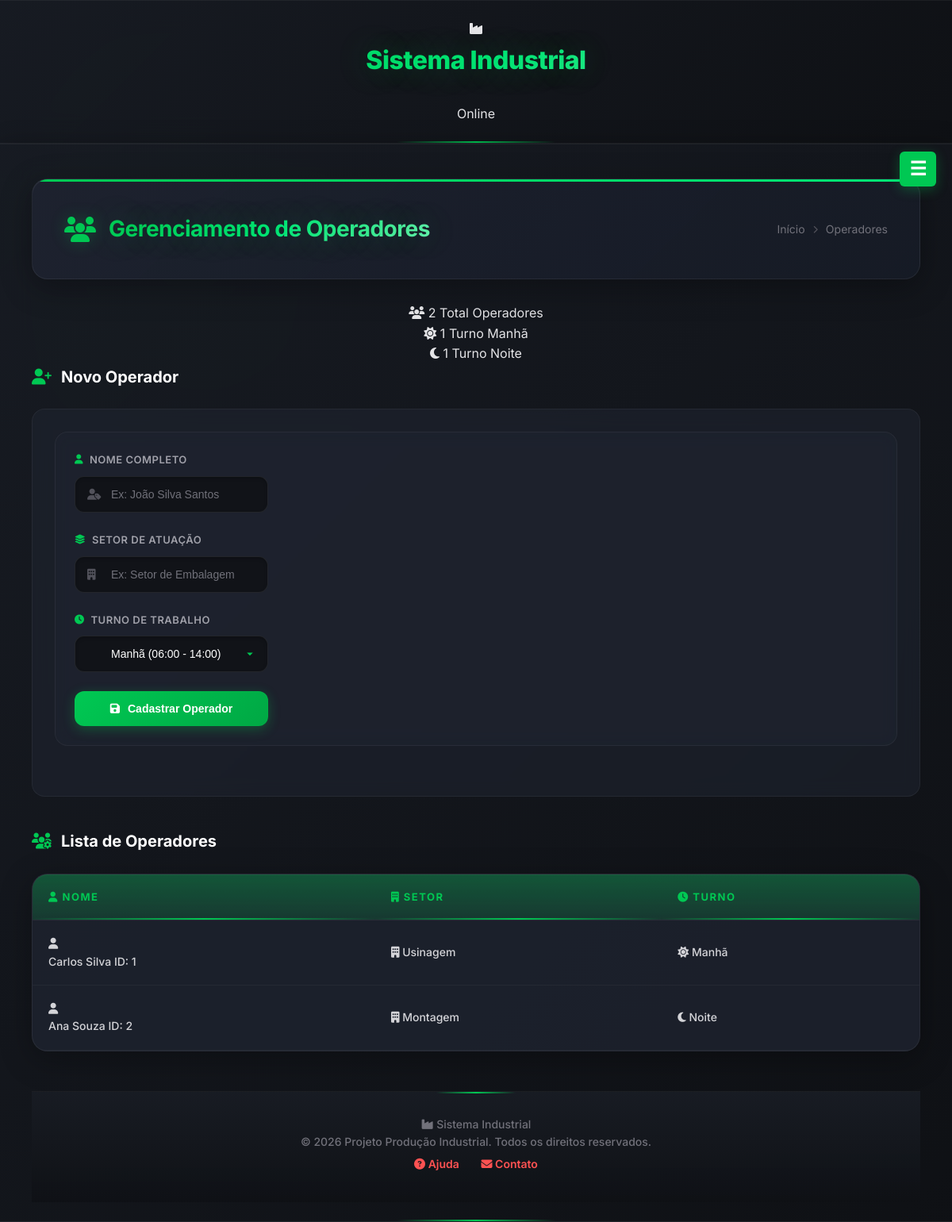
Page /operadores on the committed database.
### models.py (models this page shows, shortened)
class Operador(db.Model):
    id = db.Column(db.Integer, primary_key=True)
    nome = db.Column(db.String(100), nullable=False)
    turno = db.Column(db.String(50), nullable=False)
    setor = db.Column(db.String(100), nullable=False)

### app.py (the view, shortened to what this page needs)
@app.route('/operadores', methods=['GET', 'POST'])
def operadores_view():
    operadores = Operador.query.all()
    return render_template('operadores.html', operadores=operadores)

### templates/operadores.html (shortened to what this page needs)
{% extends 'base.html' %}
{% block content %}
<section class="page-header">
    <div class="page-header-content">
        <div class="page-title">
            <i class="fas fa-users"></i>
            <h1>Gerenciamento de Operadores</h1>
        </div>
        <div class="page-breadcrumb">
            <span>Início</span>
            <i class="fas fa-chevron-right"></i>
            <span>Operadores</span>
        </div>
    </div>
</section>
<section class="quick-stats">
    <div class="quick-stats-grid">
        <div class="quick-stat">
            <i class="fas fa-users"></i>
            <span class="quick-stat-value">{{ operadores|length }}</span>
            <span class="quick-stat-label">Total Operadores</span>
        </div>
        <div class="quick-stat">
            <i class="fas fa-sun"></i>
            <span class="quick-stat-value">{{ operadores|selectattr('turno', 'equalto', 'Manhã')|list|length }}</span>
            <span class="quick-stat-label">Turno Manhã</span>
        </div>
        <div class="quick-stat">
            <i class="fas fa-moon"></i>
            <span class="quick-stat-value">{{ operadores|selectattr('turno', 'equalto', 'Noite')|list|length }}</span>
            <span class="quick-stat-label">Turno Noite</span>
        </div>
    </div>
</section>
<section class="register-section">
    <div class="section-header">
        <h2><i class="fas fa-user-plus"></i> Novo Operador</h2>
    </div>
    <div class="form-card">
        <form method="POST" class="operator-form">
            <div class="form-grid">
                <div class="form-group">
                    <label for="nome">
                        <i class="fas fa-user"></i>
                        Nome Completo
                    </label>
                    <div class="input-wrapper">
                        <i class="fas fa-user-tag input-icon"></i>
                        <input
                            type="text"
                            name="nome"
                            id="nome"
                            placeholder="Ex: João Silva Santos"
                            required
                        >
                    </div>
                </div>
                <div class="form-group">
                    <label for="setor">
                        <i class="fas fa-layer-group"></i>
                        Setor de Atuação
                    </label>
                    <div class="input-wrapper">
                        <i class="fas fa-building input-icon"></i>
                        <input
                            type="text"
                            name="setor"
                            id="setor"
                            placeholder="Ex: Setor de Embalagem"
                        >
                    </div>
                </div>
                <div class="form-group">
                    <label for="turno">
                        <i class="fas fa-clock"></i>
                        Turno de Trabalho
                    </label>
                    <div class="select-wrapper">
                        <select name="turno" id="turno">
                            <option value="Manhã">
                                <i class="fas fa-sun"></i>
                            </option>
                        </select>
                    </div>
                </div>
                <div class="form-group form-group-btn">
                    <button type="submit" class="submit-btn">
                        <i class="fas fa-save"></i>
                        Cadastrar Operador
                    </button>
                </div>
            </div>
        </form>
    </div>
</section>
<section class="list-section">
    <div class="section-header">
        <h2><i class="fas fa-users-cog"></i> Lista de Operadores</h2>
    </div>
    <div class="table-wrapper">
        <table class="data-table data-table-operators">
            <thead>
                <tr>
                    <th><i class="fas fa-user"></i> Nome</th>
                    <th><i class="fas fa-building"></i> Setor</th>
                    <th><i class="fas fa-clock"></i> Turno</th>
                </tr>
            </thead>
            <tbody>
                {% for operador in operadores %}
                <tr>
                    <td>
                        <div class="operator-cell">
                            <div class="operator-avatar">
                                <i class="fas fa-user"></i>
                            </div>
                            <div class="operator-info">
                                <span class="operator-name">{{ operador.nome }}</span>
                                <span class="operator-id">ID: {{ operador.id }}</span>
                            </div>
                        </div>
                    </td>
                    <td>
                        <span class="sector-badge">
                            <i class="fas fa-building"></i>
                            {{ operador.setor }}
                        </span>
                    </td>
                    <td>
                        <span class="turno-badge turno-{{ operador.turno|lower }}">
                            {% if operador.turno == 'Manhã' %}
                            <i class="fas fa-sun"></i>
                            {% elif operador.turno == 'Tarde' %}
                            <i class="fas fa-cloud-sun"></i>
                            {% else %}
                            <i class="fas fa-moon"></i>
                            {% endif %}
                            {{ operador.turno }}
                        </span>
                    </td>
                </tr>
                {% endfor %}
            </tbody>
        </table>
    </div>
</section>
{% endblock %}

### rows in the picture
Operador: nome "Carlos Silva", id "1", setor "Usinagem", turno "Manhã"
Operador: nome "Ana Souza", id "2", setor "Montagem", turno "Noite"

### other values in the picture
{{ operadores|length }} "2"
{{ operadores|selectattr('turno', 'equalto', 'Manhã')|list|length }} "1"
{{ operadores|selectattr('turno', 'equalto', 'Noite')|list|length }} "1"
